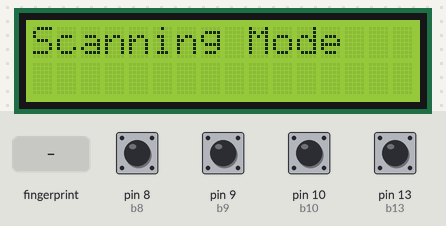
Recording of a sketch running on a simulated Arduino Uno, built with avr-gcc and run on an emulated ATmega328P. Shown: 16×2 character LCD. The inputs (shaded band) are chosen by the test bench; at power-on: pin 8 (b8), pin 9 (b9), pin 10 (b10), pin 13 (b13) HIGH.

Above: at 2.7 s.
2.8 s: pin 8 (b8) pulled LOW for 0.15 s
At 4.0 s:
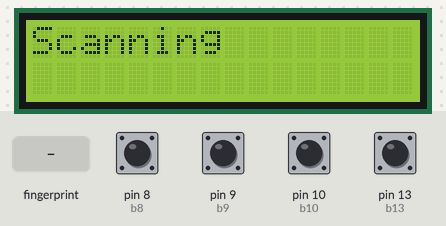
5.9 s: finger stored as number 1 placed on the sensor
At 7.7 s:
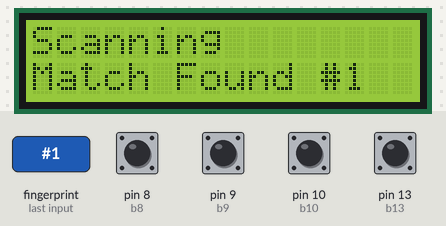
8.9 s: pin 13 (b13) pulled LOW for 0.15 s
At 10.0 s:
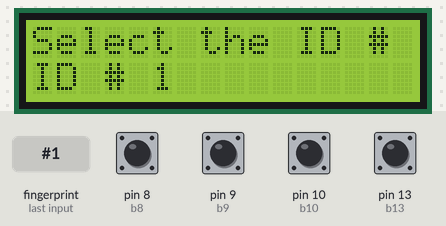
10.5 s: pin 8 (b8) pulled LOW for 1 s
At 11.1 s:
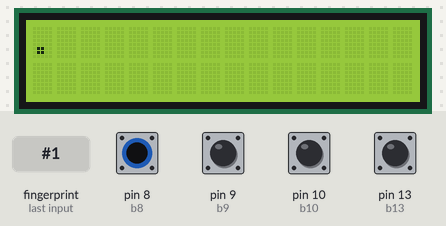
13.0 s: finger stored as number 1 placed on the sensor
At 13.5 s:
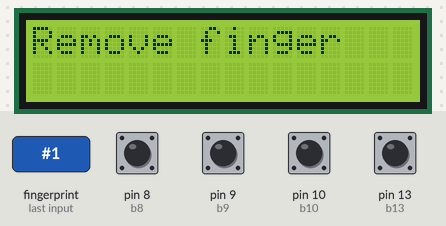
16.0 s: finger stored as number 1 placed on the sensor
At 16.14 s:
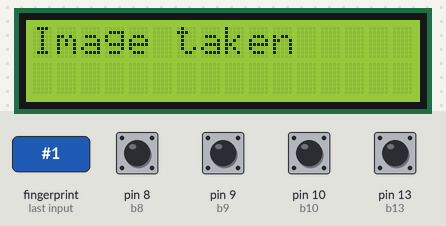
Timing chart, 0 to 18.7 s (numbered marks = the images above; inputs shaded):
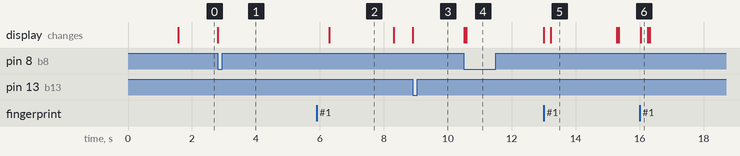

The sketch:

fingerprint-arduino.ino
```cpp
//Author: 	H. Wu
//Class:	MAT 400 Section 1
//Instructor:	Prof. Dietrich
// include the library code:
#include <Bounce.h>
#include <LiquidCrystal.h>
#include <Adafruit_Fingerprint.h>
#include <SoftwareSerial.h>

uint8_t id;
uint8_t getFingerprintEnroll(uint8_t id);
uint8_t deleteFingerprint(uint8_t id);
int getFingerprintIDez();

// Software serial for when you dont have a hardware serial port
// pin #2 is IN from sensor (GREEN wire)
// pin #3 is OUT from arduino  (WHITE wire)
SoftwareSerial mySerial(7, 6);
Adafruit_Fingerprint finger = Adafruit_Fingerprint(&mySerial);


// initialize the library with the numbers of the interface pins
LiquidCrystal lcd(12, 11, 5, 4, 3, 2);


//bounce buttons
Bounce b8 = Bounce(8,5);
Bounce b9 = Bounce(9,5);
Bounce b10 = Bounce(10,5);
Bounce b13 = Bounce(13,5);

//int for ID:
uint8_t fin_id = 1;
//int for mode;
int m0de = 1;
boolean ex = false;
int ind = -1;
boolean good = false;

//timer
unsigned long currMill;
unsigned long prevMill;
long inte = 5000; //five second


void setup()
{
  // set up the number of columns and rows on the LCD
  lcd.begin(16, 2);
  //pin modes, 4 buttons
  pinMode(8,INPUT_PULLUP);
  pinMode(9,INPUT_PULLUP);
  pinMode(10,INPUT_PULLUP);
  pinMode(13,INPUT_PULLUP);


  while (!Serial);  // For Yun/Leo/Micro/Zero/...
  delay(500);
  Serial.begin(9600);
  // set the data rate for the sensor serial port
  finger.begin(57600);


  if (finger.verifyPassword()) {
    lcd.print("Found sensor!");
  } else {
    lcd.print("404 sensor :(");
    while (1);
  }
}


void loop()                     // run over and over again
{
  //this button is to rotate between the modes, enrollment mode, deletion mode and scanning mode

  //switch statement to rotate the mode
  switch ( m0de )
  {
    case 1:
      lcd.clear();
      lcd.print("Scanning Mode");
      while(1)
      {
          b13.update();
          b8.update();
          if ( b13.fallingEdge() )
          {
            m0de++;
              if ( m0de == 4 )
              m0de = 1;
            ex = true;
            break;
          }
          if( b8.fallingEdge() )
            break;

      }
        if ( ex )
        {
            ex = false;
            break;
          }
      lcd.clear();
      lcd.print("Scanning");
      prevMill = millis();
      currMill = millis();
      while (  (currMill - prevMill < inte ) )
      {
      currMill = millis();
      //debugging statment, print random stuff on screen lol
      //lcd.print("lol");

      ind = getFingerprintIDez();
      delay(50);
      //if ( ind >= 1 && ind <= 5  );
      //  break;
      if ( good )
      break;
      }
      lcd.setCursor(0,1);
      if ( ind >= 1 && ind <= 5 )
      {  lcd.print("Match Found #");
          lcd.print(ind);
      }
      else
        lcd.print("Match Not Found");
      delay(2000);
    break;

    case 2:
    //case 2 for enrollment
     lcd.clear();
     lcd.print("Select the ID # ");

        lcd.setCursor(0,1);
        lcd.print("ID # ");
        lcd.print(fin_id);
        while(1) {
          //update status of the buttons
          b8.update();
          b9.update();
          b10.update();
          b13.update();

          lcd.setCursor(5,1);
          lcd.print(fin_id);

          if ( b9.fallingEdge() )
          {
            fin_id --;
            if ( fin_id == 0 )
              fin_id = 5;
            }
          if ( b10.fallingEdge() )
          {
            fin_id ++;
            if ( fin_id == 6 )
              fin_id = 1;
            }

          if ( b8.fallingEdge() )
            break;
          if ( b13.fallingEdge() )
          {
            ex = true;
            m0de++;
              if ( m0de == 4 )
              m0de = 1;
            break;
          }
            }
        if ( ex )
        {
            ex = false;
            break;
          }

      lcd.setCursor(0,1);
      lcd.print("Enrolling ID #");
      lcd.print(fin_id);
      while (!  getFingerprintEnroll(fin_id) );
      break;

    //case 3 for deleting
    case 3:

        lcd.clear();
        lcd.print("Select Delete");
        lcd.setCursor(0,1);
        lcd.print("ID # ");
        lcd.print(fin_id);
        while(1) {
          //update status of the buttons
          b8.update();
          b9.update();
          b10.update();
          b13.update();

          lcd.setCursor(5,1);
          lcd.print(fin_id);

          if ( b9.fallingEdge() )
          {
            fin_id --;
            if ( fin_id == 0 )
              fin_id = 5;
            }
          if ( b10.fallingEdge() )
          {
            fin_id ++;
            if ( fin_id == 6 )
              fin_id = 1;
            }

          if ( b8.fallingEdge() )
            break;
          if ( b13.fallingEdge() )
          {
            ex = true;
            m0de++;
              if ( m0de == 4 )
              m0de = 1;
            break;
          }
            }
        if ( ex )
        {
            ex = false;
            break;
          }
    lcd.clear();
    lcd.print("deleting ID #");
    lcd.print(fin_id);

    deleteFingerprint(fin_id);

    break;

    default:
      lcd.clear();
      lcd.print("Mode not found");
      break;
    }

}
//end of main loop

//this whole section is enrollment
uint8_t getFingerprintEnroll(uint8_t id) {

  int p = -1;
  lcd.clear();
  lcd.print("Waiting....");
  lcd.print(id);
  lcd.setCursor(0,1);
  while (p != FINGERPRINT_OK) {
    p = finger.getImage();
    lcd.clear();
    switch (p) {
    case FINGERPRINT_OK:
      lcd.println("Image taken");
      break;
    case FINGERPRINT_NOFINGER:
      lcd.print(".");
      break;
    case FINGERPRINT_PACKETRECIEVEERR:
      lcd.print("Communication error");
      break;
    case FINGERPRINT_IMAGEFAIL:
      lcd.print("Imaging error");
      break;
    default:
      lcd.print("Unknown error");
      break;
    }
  }

  // OK success!

  p = finger.image2Tz(1);
  lcd.clear();
  switch (p) {
    case FINGERPRINT_OK:
      lcd.print("Image converted");
      break;
    case FINGERPRINT_IMAGEMESS:
      lcd.print("Image too messy");
      return p;
    case FINGERPRINT_PACKETRECIEVEERR:
      lcd.print("Communication error");
      return p;
    case FINGERPRINT_FEATUREFAIL:
      lcd.print("Could not find fingerprint features");
      return p;
    case FINGERPRINT_INVALIDIMAGE:
      lcd.print("Could not find fingerprint features");
      return p;
    default:
      lcd.print("Unknown error");
      return p;
  }

  lcd.clear();
  lcd.print("Remove finger");
  delay(2000);
  p = 0;
  while (p != FINGERPRINT_NOFINGER) {
    p = finger.getImage();
  }

  lcd.clear();

  lcd.print("ID "); lcd.println(id);
  p = -1;
  lcd.setCursor(0,1);
  lcd.print("Place same finger again");

  while (p != FINGERPRINT_OK) {
    p = finger.getImage();
    lcd.clear();
    switch (p) {
    case FINGERPRINT_OK:
      lcd.print("Image taken");
      break;
    case FINGERPRINT_NOFINGER:
      lcd.print(".");
      break;
    case FINGERPRINT_PACKETRECIEVEERR:
      lcd.print("Communication error");
      break;
    case FINGERPRINT_IMAGEFAIL:
      lcd.print("Imaging error");
      break;
    default:
      lcd.print("Unknown error");
      break;
    }
  }

  // OK success!

  p = finger.image2Tz(2);
  switch (p) {
    lcd.clear();
    case FINGERPRINT_OK:
      lcd.print("Image converted");
      break;
    case FINGERPRINT_IMAGEMESS:
      lcd.print("Image too messy");
      return p;
    case FINGERPRINT_PACKETRECIEVEERR:
      lcd.print("Communication error");
      return p;
    case FINGERPRINT_FEATUREFAIL:
      lcd.print("Could not find fingerprint features");
      return p;
    case FINGERPRINT_INVALIDIMAGE:
      lcd.print("Could not find fingerprint features");
      return p;
    default:
      lcd.print("Unknown error");
      return p;
  }

  // OK converted!
  lcd.clear();
  lcd.print("Creating #");  lcd.print(id);

  p = finger.createModel();
  lcd.setCursor(0,1);
  if (p == FINGERPRINT_OK) {
    lcd.print("Prints matched!");
  } else if (p == FINGERPRINT_PACKETRECIEVEERR) {
    lcd.print("Communication error");
    return p;
  } else if (p == FINGERPRINT_ENROLLMISMATCH) {
    lcd.print("Fingerprints did not match");
    return p;
  } else {
    lcd.print("Unknown error");
    return p;
  }

  lcd.clear();
  lcd.print("ID "); lcd.print(id);
  lcd.setCursor(0,1);
  p = finger.storeModel(id);
  if (p == FINGERPRINT_OK) {
    lcd.print("Stored!");
  } else if (p == FINGERPRINT_PACKETRECIEVEERR) {
    lcd.print("Communication error");
    return p;
  } else if (p == FINGERPRINT_BADLOCATION) {
    lcd.print("Could not store in that location");
    return p;
  } else if (p == FINGERPRINT_FLASHERR) {
    lcd.print("Error writing to flash");
    return p;
  } else {
    lcd.print("Unknown error");
    return p;
  }
}
//enrollment ends here

//deleting
uint8_t deleteFingerprint(uint8_t id) {
  uint8_t p = -1;
  lcd.setCursor(0,1);
  p = finger.deleteModel(id);


  if (p == FINGERPRINT_OK) {
    lcd.print("Deleted!");
  } else if (p == FINGERPRINT_PACKETRECIEVEERR) {
    lcd.print("Communication error");
    return p;
  } else if (p == FINGERPRINT_BADLOCATION) {
    lcd.print("Could not delete in that location");
    return p;
  } else if (p == FINGERPRINT_FLASHERR) {
    lcd.print("Error writing to flash");
    return p;
  } else {
    lcd.print("Unknown error: 0x"); Serial.println(p, HEX);
    return p;
  }
  delay(2000);
}
//end of deleting


//scanning

int getFingerprintIDez() {
  uint8_t p = finger.getImage();

  if (p != FINGERPRINT_OK){ good = false; return -1; }

  p = finger.image2Tz();
  if (p != FINGERPRINT_OK){ good = false;  return -1 ;}

  p = finger.fingerFastSearch();
  if (p != FINGERPRINT_OK) { good = false; return -1; }

  // found a match!
  //Serial.print("Found ID #"); Serial.print(finger.fingerID);
  //Serial.print(" with confidence of "); Serial.println(finger.confidence);
  good = true;
  return finger.fingerID;
}
```

Measured:
- after the input at 2.8 s, the display: changes at once (image 1)
- after the input at 5.9 s, the display: changes after 0.40 s (image 2)
- after the input at 8.9 s, the display: changes at once (image 3)
- after the input at 10.5 s, the display: first changes at once (image 4 shows a later state)
- after the input at 13.0 s, the display: first changes at once (image 5 shows a later state)
- after the input at 16.0 s, the display: changes at once (image 6)
- what the display in image 2 shows lasts 2.0 s, from 6.3 s to 8.3 s
